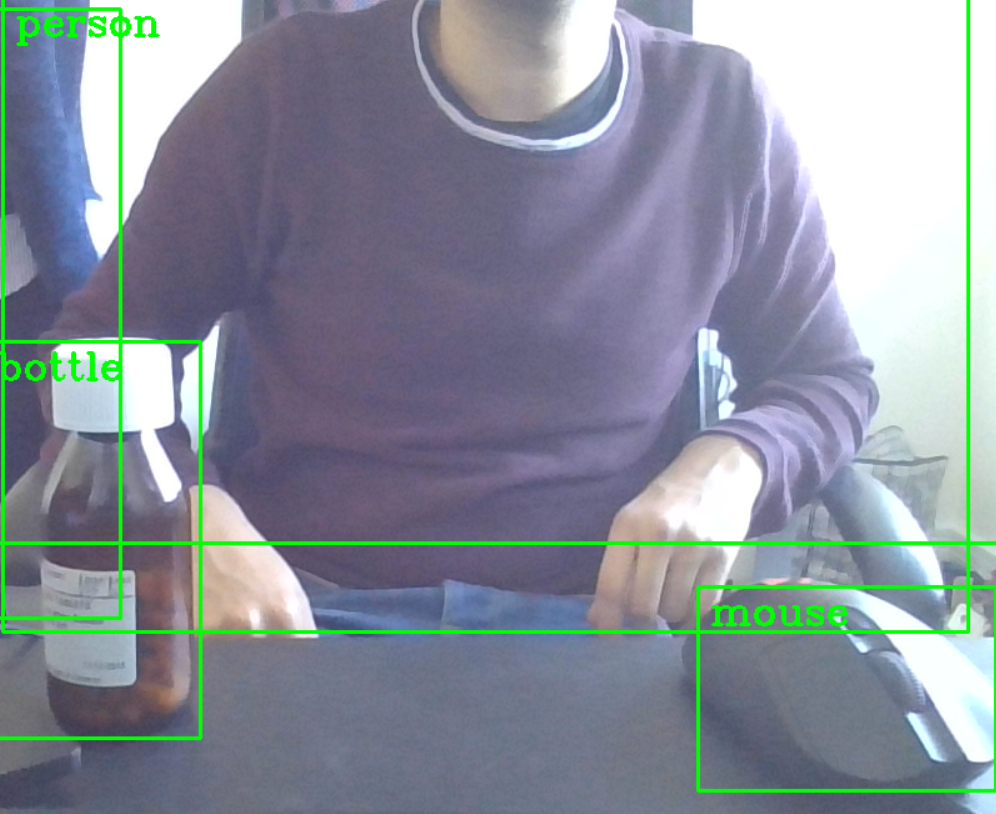
#> input picture MyPythonProjects/Images/SampleDetection.PNG.png, 996 x 814 px, given in place of the camera
$ python dist_measure.py   (older library calls are emulated)
#> lines starting #> are read from the running program, lines starting #| are printed output that depends on the picture; after the words box and inside, x2 and y2 are one past the last pixel; in counts of white or black regions, pixels touching at a corner belong together
import numpy as np
import cv2


#Define object specific variables
dist = 0
focal = 450
pixels = 30
width = 4


#find the distance from then camera
def get_dist(rectange_params,image):
    #find no of pixels covered
    pixels = rectange_params[1][0]
    print(pixels)
    #calculate distance
    dist = (width*focal)/pixels

    #Wrtie n the image
    image = cv2.putText(image, 'Distance from Camera in CM :', org, font,
       1, color, 2, cv2.LINE_AA)

    image = cv2.putText(image, str(dist), (110,50), font,
       fontScale, color, 1, cv2.LINE_AA)

    return image

#Extract Frames
cap = cv2.VideoCapture(1)


#basic constants for opencv Functs
kernel = np.ones((3,3),'uint8')
font = cv2.FONT_HERSHEY_SIMPLEX
org = (0,20)
fontScale = 0.6
color = (0, 0, 255)
thickness = 2


cv2.namedWindow('Object Dist Measure ',cv2.WINDOW_NORMAL)
cv2.resizeWindow('Object Dist Measure ', 700,600)


#loop to capture video frames
while True:
    ret, img = cap.read()
#> img is the input picture: shape (814, 996, 3); mean B, G, R 155.7, 145.6, 137.4

    hsv_img = cv2.cvtColor(img,cv2.COLOR_BGR2HSV)
#> hsv_img: shape (814, 996, 3); mean H, S, V 101.5, 49.7, 164.9


    #predefined mask for green colour detection
    lower = np.array([37, 51, 24])
    upper = np.array([83, 104, 131])
    mask = cv2.inRange(hsv_img, lower, upper)
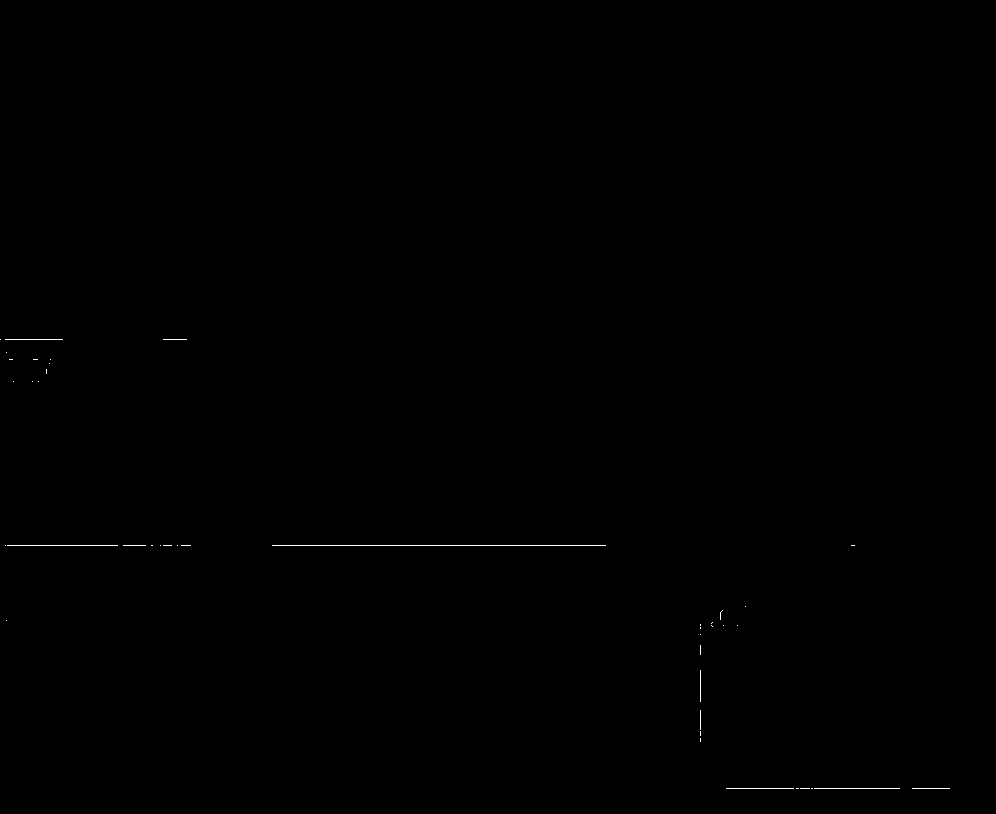
#> mask: shape (814, 996); 0.11% white in thin lines or dots, all inside (x1, y1, x2, y2) = (0, 339, 950, 789)


    #Remove Extra garbage from image
    d_img = cv2.morphologyEx(mask, cv2.MORPH_OPEN, kernel,iterations = 5)
#> d_img: shape (814, 996); every value is 0


    #find the histogram
    _,cont,hei = cv2.findContours(d_img,cv2.RETR_EXTERNAL,cv2.CHAIN_APPROX_SIMPLE)
#> cont = []; hei = None
    cont = sorted(cont, key = cv2.contourArea, reverse = True)[:1]

    for cnt in cont:
        #check for contour area
        if (cv2.contourArea(cnt)>100 and cv2.contourArea(cnt)<306000):

            #Draw a rectange on the contour
            rect = cv2.minAreaRect(cnt)
            box = cv2.boxPoints(rect)
            box = np.int0(box)
            cv2.drawContours(img,[box], -1,(255,0,0),3)

            img = get_dist(rect,img)
#> this loop made 0 passes

    cv2.imshow('Object Dist Measure ',img)

    if cv2.waitKey(1) & 0xFF == ord('q'):
#> (key q is pressed here)
        break

cv2.destroyAllWindows()
